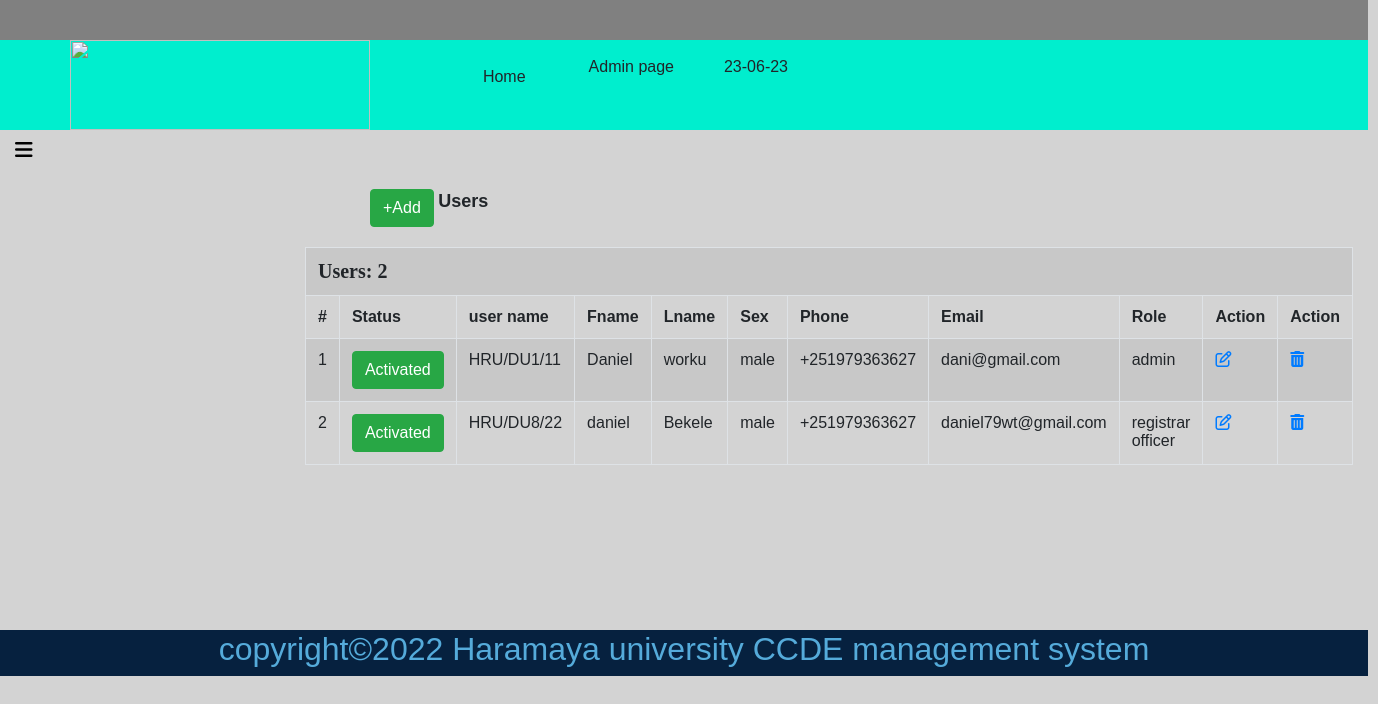
/Manage_user.php (signed in), run on the app's committed database.
### tables this page shows
CREATE TABLE `user_account` (
  `id` int(11) NOT NULL,
  `user_id` int(11) NOT NULL,
  `Uname` varchar(255) NOT NULL,
  `Password` varchar(255) NOT NULL,
  `Role` varchar(255) NOT NULL,
  `status` int(1) NOT NULL
);

CREATE TABLE `user` (
  `u_id` int(11) NOT NULL,
  `Fname` varchar(30) NOT NULL,
  `Lname` varchar(30) NOT NULL,
  `sex` varchar(6) NOT NULL,
  `DOB` date NOT NULL,
  `Pnumber` text NOT NULL,
  `Email` varchar(50) NOT NULL
);

### Manage_user.php (the view, shortened to what this page needs)
<!DOCTYPE html>
<html>
<head>
  <link rel="stylesheet" href="bootstrap-4.0.0-dist/css/bootstrap.min.css" >
  <link rel="stylesheet" href="bootsrap/css/all.css" >
<link rel="stylesheet" type="text/css" href="stylle.css">
</head>
<body >
 <table border="0" width="1280px" bgcolor="lightgrey" align="center"  >
 	<tr>
        <td height="40px" bgcolor="grey" colspan="2">
        </td>
    </tr>
 	<tr>
 		<td height="90px" width="100px" bgcolor="Greece" >
  		    <img src="images/p2.png" width="300px" height="90px" style="margin-left: 70px">
        </td>
        <td width="100px" height="90px" colspan="2" bgcolor="Greece" >
       <ul>
           <li class="li"><a class="btn btn-default" href="Admin_page.php"> Home</a></li>
           <li class="li">Admin page</li>
           <li class="li"><?php echo date('d-m-y');?></li>
       </ul>
 		</td>
 	</tr>
 	<tr>
 		<td height="500px" colspan="1" width="270px">
          <?Php
              include('Side_bar_admin.php');
           ?>
     </td>
     <td style="padding-bottom: 100px;">
        <a style="margin-top: 10px;" class="btn btn-success" href="crt_user_account.php" > +Add </a> <font size="4" face="monotype corsiva"  style="font-weight: bold; margin-top: 50px">Users </font>
    <div class="container">
         <table class="table table-striped table-bordered table-hover" border="1" style="top: 0; margin-top: 20px; margin-left: -80px;">
            <tr>
                <td colspan="11">
                   <?php
                   include('connection.php');
                     $sql="SELECT *FROM user";
                    $res=mysqli_query($con,$sql);
                    $count=mysqli_num_rows($res);
                   ?>
                  <font style="font-weight: bold; font-size: 20; font-family: italic;">Users:  <?php  echo "$count" ?></font>
                </td>
            </tr>
            <tr>
                <th class="t_th" width="30px"> # </th>
                <th class="t_th" width="30px"> Status</th>
                <th class="t_th" width="200px"> user name </th>
                <th class="t_th" width="200px"> Fname </th>
                 <th class="t_th" width="200px"> Lname </th>
                  <th class="t_th" width="200px"> Sex </th>
                   <th class="t_th" width="200px"> Phone </th>
                    <th class="t_th" width="200px"> Email </th>
                    <th class="t_th" width="200px"> Role </th>
                <th class="t_th" width="50px"> Action </th>
            <th class="t_th" width="100px">Action</th>
            </tr>
              <?php
              include('connection.php');
                $sql="SELECT *FROM user_account INNER JOIN user ON user_account.user_id=user.u_id";
                $res=mysqli_query($con,$sql);
               $num = 1;
                while ($rows=mysqli_fetch_assoc($res)) {
               $id = $rows['u_id'];
             echo "<tr>";
              echo "<td >" .$num."</td>";
              if($rows['status']==1)
                    {
                        echo"<td ><a class='btn btn-success' href = 'deactivate_user.php?enable=".$id."'>
                        <span  title='disable' onclick='isendis();'>Activated</span></a></td>";
                    }
                    else if($rows['status']==0)
                    {
                       echo"<td style='height:30px;' align = 'center' width = '1'><a class='btn btn-warning' href = 'activate_user.php?disable=".$id."'>
                       <span  title='enable' onclick='isendis();'>Deactivated</span></a></td>";
                    }
              echo "<td >" .$rows['Uname']."</td>";
              echo "<td >" .$rows['Fname']."</td>";
              echo "<td >" .$rows['Lname']."</td>";
              echo "<td >" .$rows['sex']."</td>";
              echo "<td >" .$rows['Pnumber']."</td>";
              echo "<td >" .$rows['Email']."</td>";
              echo "<td >" .$rows['Role'] ."</td>";
              ?>
              <td><a href="update_user.php?u_id=<?php echo $rows['id'];?>" title="Edit student Details"><i class="fa fa-edit fa-1x"></i></a></td>
              <td><a onclick="return confirm('Are you sure you want to delete?')" href="delete_user.php?u_id={<?php echo $rows['id'];?>" title="delete student"><i class="fa fa-trash fa-1x"></i></a></td>
             <?php
             $num++;
                }
              ?>
          </table>
</div>
     </td>
   </tr>
   <tr>
   	   <td height="30px" colspan="2" bgcolor ="#06213F">
        <?php
            include ('footer.php');
        ?>
    </td>
   </tr>
 </table>
</body>
</html>

### stylle.css (style rules this page uses)
* { margin: 0; padding: 0; box-sizing: border-box; font-family: "poppins", sans-serif; }
body { background-color: lightgrey; }

### Manage_user.php (style rules this page uses)
ul { position: relative; margin-left: 05%; display: flex; }
ul .li { padding-left: 50px; list-style: none; }

### data on the page
user_account: Uname "HRU/DU1/11", user.Fname "Daniel", user.Lname "worku", user.sex "male", user.Pnumber "+251979363627", user.Email "dani@gmail.com", Role "admin"
user_account: Uname "HRU/DU8/22", user.Fname "daniel", user.Lname "Bekele", user.sex "male", user.Pnumber "+251979363627", user.Email "daniel79wt@gmail.com", Role "registrar officer"

### other printed values
$count "2"
